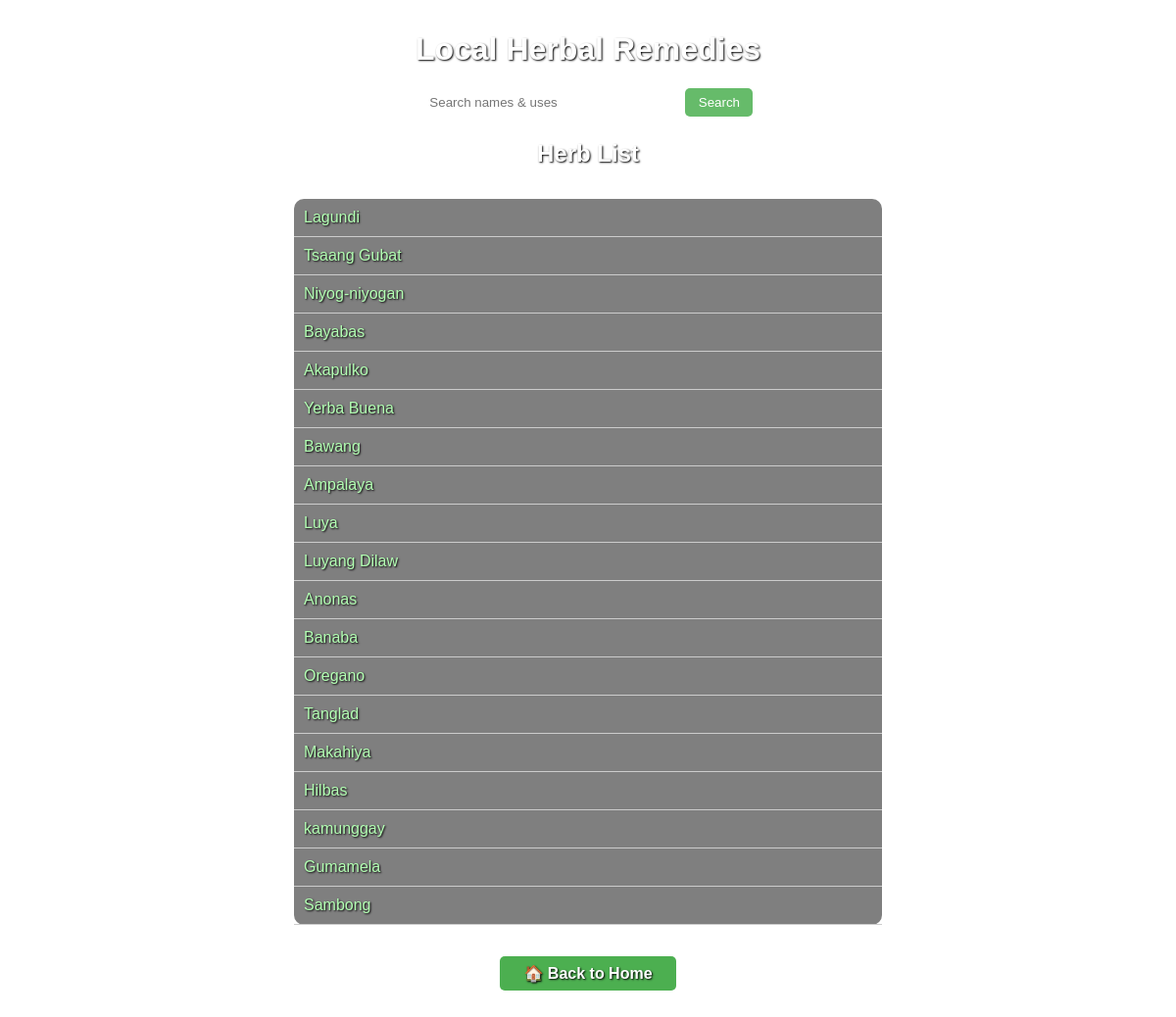
/herbs/, run on the app's committed database.
### herbs/models.py (models this page shows, shortened)
class Herb(models.Model):
    local_name = models.CharField(max_length=100)
    english_name = models.CharField(max_length=100)
    scientific_name = models.CharField(max_length=150)
    common_use = models.TextField()
    preparation = models.TextField()
    precautions = models.TextField()
    image = models.ImageField(upload_to='herb_images/', blank=True, null=True)
    location = models.CharField(max_length=255, help_text="Where this herb is commonly found")

### herbs/views.py (the view, shortened to what this page needs)
# urls.py: path('', views.herb_list, name='list'),
def herb_list(request):
    query = request.GET.get('q')
    herbs = Herb.objects.all()
    return render(request, 'herbs/herb_list.html', {'herbs': herbs})

### herbs/templates/herbs/herb_list.html (shortened to what this page needs)
<!DOCTYPE html>
<html lang="en">
<head>
</head>
<body>
    <h1>Local Herbal Remedies</h1>
    <div class="search-container">
        <form method="get" action="/herbs/">
            <input type="text" name="q" placeholder="Search names & uses" value="{{ request.GET.q }}">
            <button type="submit">Search</button>
        </form>
    </div>
    <h2>Herb List</h2>
    <ul>
        {% for herb in herbs %}
            <li>
                <a href="{% url 'herb_detail' herb.pk %}">{{ herb.local_name }}</a>
            </li>
        {% endfor %}
    </ul>
    <div style="text-align: center; margin-bottom: 2em;">
       <a href="/" style="
            display: inline-block;
            padding: 0.5em 1.5em;
            background-color: #4caf50;
            color: white;
            text-decoration: none;
            border-radius: 5px;
            font-weight: bold;
        ">🏠 Back to Home</a>
    </div>
</body>
</html>

### herbs/templates/herbs/herb_list.html (style rules this page uses)
body { margin: 0; padding: 0; background-image: url('https://www.wallpaperbetter.com/wallpaper/261/93/274/fresh-mint-leaves-1080P-wallpaper.jpg'); background-size: cover; background-repeat: no-repeat; background-position: center; font-family: Arial, sans-serif; color: white; text-shadow: 1px 1px 2px black; }
h1, h2 { text-align: center; margin-top: 1em; }
.search-container { text-align: center; margin-top: 1em; }
.search-container input[type="text"] { padding: 0.5em; width: 250px; border-radius: 5px; border: none; }
.search-container button { padding: 0.5em 1em; border: none; border-radius: 5px; background-color: #66bb6a; color: white; cursor: pointer; }
ul { list-style: none; padding: 0; max-width: 600px; margin: 2em auto; background-color: rgba(0, 0, 0, 0.5); border-radius: 10px; }
li { padding: 10px; border-bottom: 1px solid #ccc; }
a { color: #b3ffb3; text-decoration: none; }

### data on the page
Herb: local_name "Lagundi"
Herb: local_name "Tsaang Gubat"
Herb: local_name "Niyog-niyogan"
Herb: local_name "Bayabas"
Herb: local_name "Akapulko"
Herb: local_name "Yerba Buena"
Herb: local_name "Bawang"
Herb: local_name "Ampalaya"
Herb: local_name "Luya"
Herb: local_name "Luyang Dilaw"
Herb: local_name "Anonas"
Herb: local_name "Banaba"
Herb: local_name "Oregano"
Herb: local_name "Tanglad"
Herb: local_name "Makahiya"
Herb: local_name "Hilbas"
Herb: local_name "kamunggay"
Herb: local_name "Gumamela"
Herb: local_name "Sambong"
